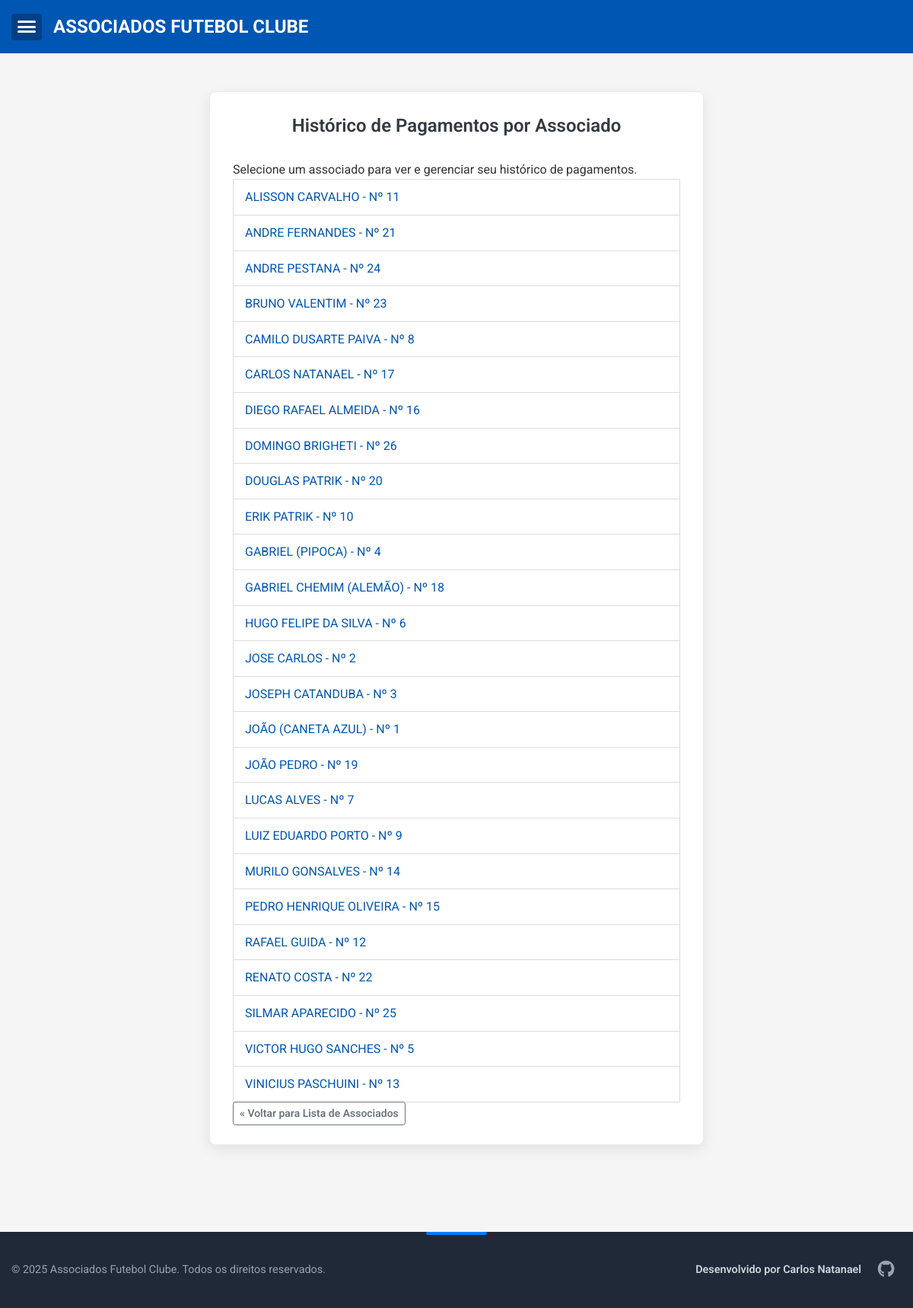
Before: /historico-pagamentos (signed in) with the older database file.
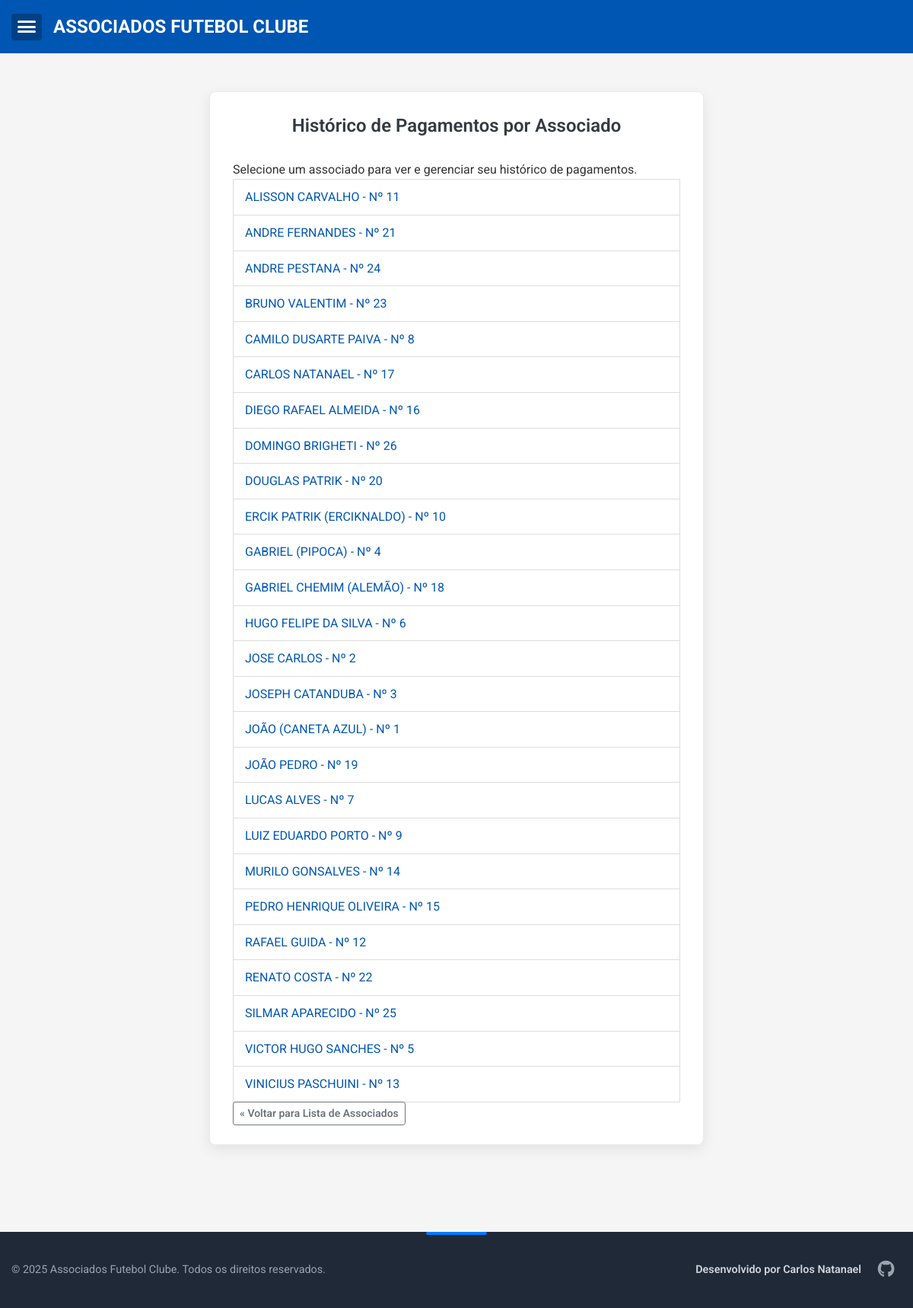
After: the same page with the newer database file.
### app.py (models this page shows)
class Associado(db.Model):
    id = db.Column(db.Integer, primary_key=True)
    numero = db.Column(db.Integer, unique=True)
    nome = db.Column(db.String(100), nullable=False)
    apelido = db.Column(db.String(50))
    pagamentos = db.relationship('Pagamento', backref='associado', lazy=True, cascade="all, delete-orphan")

### app.py (the view)
@app.route('/historico-pagamentos')
@login_required
def lista_associados_para_historico():
    associados = Associado.query.order_by(Associado.nome).all()
    return render_template('lista_associados_historico.html', associados=associados)

### app.py (called while the page is built)
@event.listens_for(Engine, "connect")
def set_sqlite_timeout(dbapi_connection, connection_record):
    cursor = dbapi_connection.cursor()
    try:
        cursor.execute("PRAGMA busy_timeout = 5000") # Timeout de 5 segundos (5000 ms)
        cursor.close()
        print("DEBUG: SQLite busy_timeout configurado para 5000ms.")
    except Exception as e:
        print(f"DEBUG: Erro ao configurar SQLite busy_timeout: {e}")

@login_manager.user_loader
def load_user(user_id):
    return User.query.get(int(user_id))

### templates/lista_associados_historico.html (shortened to what this page needs)
{% extends "base.html" %}
{% block content %}
<div class="form-container">
    <h2>Histórico de Pagamentos por Associado</h2>
    <p>Selecione um associado para ver e gerenciar seu histórico de pagamentos.</p>
    <ul class="list-group">
        {% for associado_item in associados %}
        <li class="list-group-item">
            <a href="{{ url_for('historico_pagamentos_associado', associado_id=associado_item.id) }}">
                {{ associado_item.nome }} {% if associado_item.apelido %} ({{ associado_item.apelido }}) {% endif %} - Nº {{ associado_item.numero }}
            </a>
        </li>
        {% else %}
        <li class="list-group-item">Nenhum associado encontrado.</li>
        {% endfor %}
    </ul>
    <p><a href="{{ url_for('associados') }}" class="btn btn-sm btn-outline-secondary">&laquo; Voltar para Lista de Associados</a></p>
</div>
{% endblock %}

Changed rows visible on the page:
changed Associado: nome "ERIK PATRIK" → "ERCIK PATRIK"; apelido (not shown) → "ERCIKNALDO"
